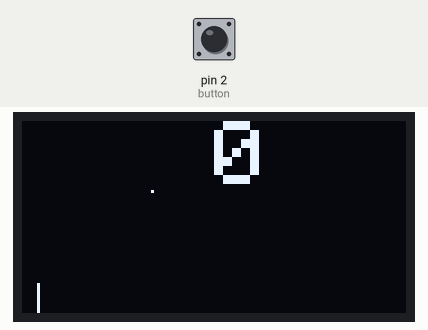
This sketch was run on a simulated Arduino Uno, built with avr-gcc and run on an emulated ATmega328P. On the bench: 128×64 one-colour display. Inputs (shaded band) come from the test bench; at power-on: pin 2 (button) LOW. Random numbers use the default seed unless the sketch sets one; what the sketch prints to the serial monitor is not drawn.

Above: at 1.2 s.
1.3 s: pin 2 (button) pulled HIGH for 0.15 s
2.0 s: pin 2 (button) pulled HIGH for 3.2 s
At 2.64 s:
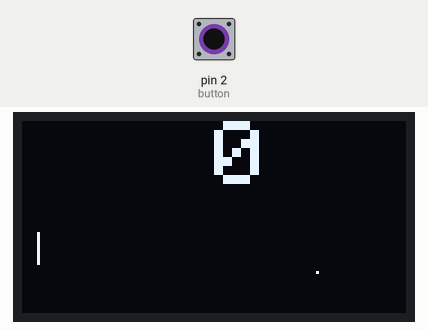
5.8 s: pin 2 (button) pulled HIGH for 1 s
At 6.28 s:
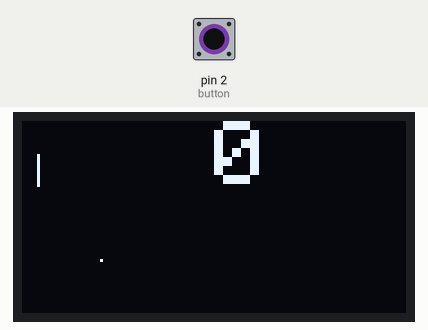
7.4 s: pin 2 (button) pulled HIGH for 1 s
At 9.08 s:
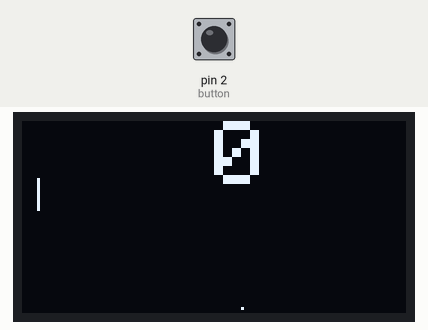
Timing chart, 0 to 10.0 s (numbered marks = the images above; inputs shaded):
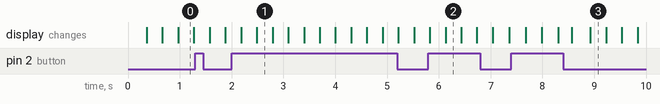

The sketch:

main.ino
```cpp
#include <SPI.h>
#include <Wire.h>
#include <Adafruit_GFX.h>
#include <Adafruit_SH1106.h>

#define OLED_RESET 4
#define button 2
#define button2 3


Adafruit_SH1106 display(OLED_RESET);

int ballx = 10;
int bally = 10;
int speedy = -1;
int speedx = 1;
int paddleY = 32;
int paddleWidth = 10;
int paddlespeed = 1;
int score = 0;
int buttonstate = 0;
int button2state = 0;
int randNumber = 0;
int gameovery = 0;
int i = 0;
int drawing = 1;
void setup() {


  // Setup Serial Monitor
  Serial.begin(9600);

  // Read the initial state of CLK
  // by default, we'll generate the high voltage from the 3.3v line internally! (neat!)
  display.begin(SH1106_SWITCHCAPVCC, 0x3C);  // initialize with the I2C addr 0x3D (for the 128x64)

  // Clear the buffer.
  display.clearDisplay();

  // draw a single pixel
  display.drawPixel(10, 10, WHITE);
  display.display();
  randomSeed(analogRead(5));
}

void ball() {
  ballx += speedx;
  bally += speedy;
  if (bally <= 0) {
    speedy *= -1;
  }
  if (bally >= 64) {
    speedy *= -1;
  }
  if (ballx <= 0) {
    display.clearDisplay();
    randNumber = random(64);
    gameover();
  }
  if (ballx >= 128) {
    speedx *= -1;
  }
}

void paddle() {
  buttonstate = digitalRead(button);
  button2state = digitalRead(button);

  if (buttonstate == HIGH) {
    Serial.println("bye");
    paddleY -= 1;
    if (paddleY < 0)
      paddleY = 0;
  } else if (buttonstate == LOW) {
    paddleY += 1;
    Serial.println("HELLO");
    if (paddleY + 10 > 64)
      paddleY = 64 - 10;
  }

  delay(1);
}

void collision() {
  if (bally >= paddleY && bally <= paddleY + 10 && ballx == 5) {  // check if ball collides with paddle
    speedy *= -1;
    speedx *= -1;
    score += 1;
  }
}

void draw() {
  if (drawing == 1) {
    display.clearDisplay();
    display.drawPixel(ballx, bally, WHITE);
    display.drawLine(5, paddleY, 5, paddleY + 10, WHITE);
    display.setTextSize(3);
    display.setTextColor(WHITE);
    display.setCursor(64, 0);
    display.println(score);
    display.display();
  }
}
void gameloop() {
  ball();
  paddle();
  collision();
  draw();
}

void gameover() {
  drawing = 0;
  display.clearDisplay();

  if (i != 64) {
    display.setTextSize(2);
    display.setTextColor(WHITE);
    display.setCursor(12, i);
    display.println("game over");
    display.display();
    i++;
  }

  else if (i == 64) {
    ballx = 128 / 2;
    bally = randNumber;
    speedx = 1;
    speedy = 1;
    score = 0;
    drawing = 1;
    i = 0;
    gameloop();
  }
}

void loop() {
  gameloop();
}
```
